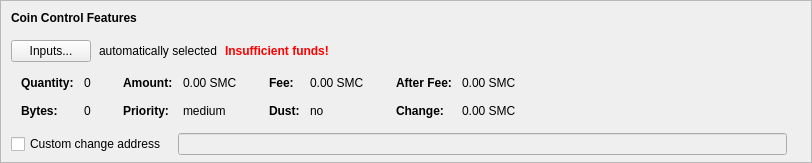
    <widget class="QFrame" name="frameCoinControl">
     <property name="sizePolicy">
      <sizepolicy hsizetype="Expanding" vsizetype="Expanding">
       <horstretch>0</horstretch>
       <verstretch>0</verstretch>
      </sizepolicy>
     </property>
     <property name="maximumSize">
      <size>
       <width>16777215</width>
       <height>16777215</height>
      </size>
     </property>
     <property name="frameShape">
      <enum>QFrame::StyledPanel</enum>
     </property>
     <property name="frameShadow">
      <enum>QFrame::Sunken</enum>
     </property>
     <layout class="QVBoxLayout" name="verticalLayoutCoinControl2">
      <property name="spacing">
       <number>0</number>
      </property>
      <property name="leftMargin">
       <number>0</number>
      </property>
      <property name="topMargin">
       <number>0</number>
      </property>
      <property name="rightMargin">
       <number>0</number>
      </property>
      <property name="bottomMargin">
       <number>6</number>
      </property>
      <item>
       <layout class="QVBoxLayout" name="verticalLayoutCoinControl" stretch="0,0,0,0,1">
        <property name="spacing">
         <number>0</number>
        </property>
        <property name="leftMargin">
         <number>10</number>
        </property>
        <property name="topMargin">
         <number>10</number>
        </property>
        <item>
         <layout class="QHBoxLayout" name="horizontalLayoutCoinControl1">
          <property name="bottomMargin">
           <number>15</number>
          </property>
          <item>
           <widget class="QLabel" name="labelCoinControlFeatures">
            <property name="sizePolicy">
             <sizepolicy hsizetype="Preferred" vsizetype="Maximum">
              <horstretch>0</horstretch>
              <verstretch>0</verstretch>
             </sizepolicy>
            </property>
            <property name="font">
             <font>
              <weight>75</weight>
              <bold>true</bold>
             </font>
            </property>
            <property name="styleSheet">
             <string notr="true">font-weight:bold;</string>
            </property>
            <property name="text">
             <string>Coin Control Features</string>
            </property>
           </widget>
          </item>
         </layout>
        </item>
        <item>
         <layout class="QHBoxLayout" name="horizontalLayoutCoinControl2" stretch="0,0,0,0">
          <property name="spacing">
           <number>8</number>
          </property>
          <property name="bottomMargin">
           <number>10</number>
          </property>
          <item>
           <widget class="QPushButton" name="pushButtonCoinControl">
            <property name="styleSheet">
             <string notr="true"/>
            </property>
            <property name="text">
             <string>Inputs...</string>
            </property>
            <property name="autoDefault">
             <bool>false</bool>
            </property>
           </widget>
          </item>
          <item>
           <widget class="QLabel" name="labelCoinControlAutomaticallySelected">
            <property name="text">
             <string>automatically selected</string>
            </property>
            <property name="margin">
             <number>5</number>
            </property>
           </widget>
          </item>
          <item>
           <widget class="QLabel" name="labelCoinControlInsuffFunds">
            <property name="font">
             <font>
              <weight>75</weight>
              <bold>true</bold>
             </font>
            </property>
            <property name="styleSheet">
             <string notr="true">color:red;font-weight:bold;</string>
            </property>
            <property name="text">
             <string>Insufficient funds!</string>
            </property>
            <property name="margin">
             <number>5</number>
            </property>
           </widget>
          </item>
          <item>
           <spacer name="horizontalSpacerCoinControl">
            <property name="orientation">
             <enum>Qt::Horizontal</enum>
            </property>
            <property name="sizeHint" stdset="0">
             <size>
              <width>40</width>
              <height>1</height>
             </size>
            </property>
           </spacer>
          </item>
         </layout>
        </item>
        <item>
         <widget class="QWidget" name="widgetCoinControl" native="true">
          <property name="sizePolicy">
           <sizepolicy hsizetype="Preferred" vsizetype="Preferred">
            <horstretch>0</horstretch>
            <verstretch>0</verstretch>
           </sizepolicy>
          </property>
          <property name="minimumSize">
           <size>
            <width>0</width>
            <height>0</height>
           </size>
          </property>
          <property name="styleSheet">
           <string notr="true"/>
          </property>
          <layout class="QHBoxLayout" name="horizontalLayoutCoinControl5">
           <property name="leftMargin">
            <number>0</number>
           </property>
           <property name="topMargin">
            <number>0</number>
           </property>
           <property name="rightMargin">
            <number>0</number>
           </property>
           <property name="bottomMargin">
            <number>0</number>
           </property>
           <item>
            <layout class="QHBoxLayout" name="horizontalLayoutCoinControl3" stretch="0,0,0,1">
             <property name="spacing">
              <number>20</number>
             </property>
             <property name="topMargin">
              <number>0</number>
             </property>
             <property name="bottomMargin">
              <number>10</number>
             </property>
             <item>
              <layout class="QFormLayout" name="formLayoutCoinControl1">
               <property name="horizontalSpacing">
                <number>10</number>
               </property>
               <property name="verticalSpacing">
                <number>14</number>
               </property>
               <property name="leftMargin">
                <number>10</number>
               </property>
               <property name="topMargin">
                <number>4</number>
               </property>
               <property name="rightMargin">
                <number>6</number>
               </property>
               <item row="0" column="0">
                <widget class="QLabel" name="labelCoinControlQuantityText">
                 <property name="font">
                  <font>
                   <weight>75</weight>
                   <bold>true</bold>
                  </font>
                 </property>
                 <property name="text">
                  <string>Quantity:</string>
                 </property>
                 <property name="margin">
                  <number>0</number>
                 </property>
                </widget>
               </item>
               <item row="0" column="1">
                <widget class="QLabel" name="labelCoinControlQuantity">
                 <property name="cursor">
                  <cursorShape>IBeamCursor</cursorShape>
                 </property>
                 <property name="contextMenuPolicy">
                  <enum>Qt::ActionsContextMenu</enum>
                 </property>
                 <property name="text">
                  <string notr="true">0</string>
                 </property>
                 <property name="margin">
                  <number>0</number>
                 </property>
                 <property name="textInteractionFlags">
                  <set>Qt::LinksAccessibleByMouse|Qt::TextSelectableByKeyboard|Qt::TextSelectableByMouse</set>
                 </property>
                </widget>
               </item>
               <item row="1" column="0">
                <widget class="QLabel" name="labelCoinControlBytesText">
                 <property name="font">
                  <font>
                   <weight>75</weight>
                   <bold>true</bold>
                  </font>
                 </property>
                 <property name="text">
                  <string>Bytes:</string>
                 </property>
                </widget>
               </item>
               <item row="1" column="1">
                <widget class="QLabel" name="labelCoinControlBytes">
                 <property name="cursor">
                  <cursorShape>IBeamCursor</cursorShape>
                 </property>
                 <property name="contextMenuPolicy">
                  <enum>Qt::ActionsContextMenu</enum>
                 </property>
                 <property name="text">
                  <string notr="true">0</string>
                 </property>
                 <property name="textInteractionFlags">
                  <set>Qt::LinksAccessibleByMouse|Qt::TextSelectableByKeyboard|Qt::TextSelectableByMouse</set>
                 </property>
                </widget>
               </item>
              </layout>
             </item>
             <item>
              <layout class="QFormLayout" name="formLayoutCoinControl2">
               <property name="horizontalSpacing">
                <number>10</number>
               </property>
               <property name="verticalSpacing">
                <number>14</number>
               </property>
               <property name="leftMargin">
                <number>6</number>
               </property>
               <property name="topMargin">
                <number>4</number>
               </property>
               <property name="rightMargin">
                <number>6</number>
               </property>
               <item row="0" column="0">
                <widget class="QLabel" name="labelCoinControlAmountText">
                 <property name="font">
                  <font>
                   <weight>75</weight>
                   <bold>true</bold>
                  </font>
                 </property>
                 <property name="text">
                  <string>Amount:</string>
                 </property>
                 <property name="margin">
                  <number>0</number>
                 </property>
                </widget>
               </item>
               <item row="0" column="1">
                <widget class="QLabel" name="labelCoinControlAmount">
                 <property name="cursor">
                  <cursorShape>IBeamCursor</cursorShape>
                 </property>
                 <property name="contextMenuPolicy">
                  <enum>Qt::ActionsContextMenu</enum>
                 </property>
                 <property name="text">
                  <string notr="true">0.00 SMC</string>
                 </property>
                 <property name="textInteractionFlags">
                  <set>Qt::LinksAccessibleByMouse|Qt::TextSelectableByKeyboard|Qt::TextSelectableByMouse</set>
                 </property>
                </widget>
               </item>
               <item row="1" column="0">
                <widget class="QLabel" name="labelCoinControlPriorityText">
                 <property name="font">
                  <font>
                   <weight>75</weight>
                   <bold>true</bold>
                  </font>
                 </property>
                 <property name="text">
                  <string>Priority:</string>
                 </property>
                </widget>
               </item>
               <item row="1" column="1">
                <widget class="QLabel" name="labelCoinControlPriority">
                 <property name="cursor">
                  <cursorShape>IBeamCursor</cursorShape>
                 </property>
                 <property name="contextMenuPolicy">
                  <enum>Qt::ActionsContextMenu</enum>
                 </property>
                 <property name="text">
                  <string notr="true">medium</string>
                 </property>
                 <property name="textInteractionFlags">
                  <set>Qt::LinksAccessibleByMouse|Qt::TextSelectableByKeyboard|Qt::TextSelectableByMouse</set>
                 </property>
                </widget>
               </item>
              </layout>
             </item>
             <item>
              <layout class="QFormLayout" name="formLayoutCoinControl3">
               <property name="horizontalSpacing">
                <number>10</number>
               </property>
               <property name="verticalSpacing">
                <number>14</number>
               </property>
               <property name="leftMargin">
                <number>6</number>
               </property>
               <property name="topMargin">
                <number>4</number>
               </property>
               <property name="rightMargin">
                <number>6</number>
               </property>
               <item row="0" column="0">
                <widget class="QLabel" name="labelCoinControlFeeText">
                 <property name="font">
                  <font>
                   <weight>75</weight>
                   <bold>true</bold>
                  </font>
                 </property>
                 <property name="text">
                  <string>Fee:</string>
                 </property>
                 <property name="margin">
                  <number>0</number>
                 </property>
                </widget>
               </item>
               <item row="0" column="1">
                <widget class="QLabel" name="labelCoinControlFee">
                 <property name="cursor">
                  <cursorShape>IBeamCursor</cursorShape>
                 </property>
                 <property name="contextMenuPolicy">
                  <enum>Qt::ActionsContextMenu</enum>
                 </property>
                 <property name="text">
                  <string notr="true">0.00 SMC</string>
                 </property>
                 <property name="textInteractionFlags">
                  <set>Qt::LinksAccessibleByMouse|Qt::TextSelectableByKeyboard|Qt::TextSelectableByMouse</set>
                 </property>
                </widget>
               </item>
               <item row="1" column="0">
                <widget class="QLabel" name="labelCoinControlLowOutputText">
                 <property name="font">
                  <font>
                   <weight>75</weight>
                   <bold>true</bold>
                  </font>
                 </property>
                 <property name="text">
                  <string>Dust:</string>
                 </property>
                </widget>
               </item>
               <item row="1" column="1">
                <widget class="QLabel" name="labelCoinControlLowOutput">
                 <property name="cursor">
                  <cursorShape>IBeamCursor</cursorShape>
                 </property>
                 <property name="contextMenuPolicy">
                  <enum>Qt::ActionsContextMenu</enum>
                 </property>
                 <property name="text">
                  <string notr="true">no</string>
                 </property>
                 <property name="textInteractionFlags">
                  <set>Qt::LinksAccessibleByMouse|Qt::TextSelectableByKeyboard|Qt::TextSelectableByMouse</set>
                 </property>
                </widget>
               </item>
              </layout>
             </item>
             <item>
              <layout class="QFormLayout" name="formLayoutCoinControl4">
               <property name="horizontalSpacing">
                <number>10</number>
               </property>
               <property name="verticalSpacing">
                <number>14</number>
               </property>
               <property name="leftMargin">
                <number>6</number>
               </property>
               <property name="topMargin">
                <number>4</number>
               </property>
               <property name="rightMargin">
                <number>6</number>
               </property>
               <item row="0" column="0">
                <widget class="QLabel" name="labelCoinControlAfterFeeText">
                 <property name="font">
                  <font>
                   <weight>75</weight>
                   <bold>true</bold>
                  </font>
                 </property>
                 <property name="text">
                  <string>After Fee:</string>
                 </property>
                 <property name="margin">
                  <number>0</number>
                 </property>
                </widget>
               </item>
               <item row="0" column="1">
                <widget class="QLabel" name="labelCoinControlAfterFee">
                 <property name="cursor">
                  <cursorShape>IBeamCursor</cursorShape>
                 </property>
                 <property name="contextMenuPolicy">
                  <enum>Qt::ActionsContextMenu</enum>
                 </property>
                 <property name="text">
                  <string notr="true">0.00 SMC</string>
                 </property>
                 <property name="textInteractionFlags">
                  <set>Qt::LinksAccessibleByMouse|Qt::TextSelectableByKeyboard|Qt::TextSelectableByMouse</set>
                 </property>
                </widget>
               </item>
               <item row="1" column="0">
                <widget class="QLabel" name="labelCoinControlChangeText">
                 <property name="font">
                  <font>
                   <weight>75</weight>
                   <bold>true</bold>
                  </font>
                 </property>
                 <property name="text">
                  <string>Change:</string>
                 </property>
                </widget>
               </item>
               <item row="1" column="1">
                <widget class="QLabel" name="labelCoinControlChange">
                 <property name="cursor">
                  <cursorShape>IBeamCursor</cursorShape>
                 </property>
                 <property name="contextMenuPolicy">
                  <enum>Qt::ActionsContextMenu</enum>
                 </property>
                 <property name="text">
                  <string notr="true">0.00 SMC</string>
                 </property>
                 <property name="textInteractionFlags">
                  <set>Qt::LinksAccessibleByMouse|Qt::TextSelectableByKeyboard|Qt::TextSelectableByMouse</set>
                 </property>
                </widget>
               </item>
              </layout>
             </item>
            </layout>
           </item>
          </layout>
         </widget>
        </item>
        <item>
         <layout class="QHBoxLayout" name="horizontalLayoutCoinControl4" stretch="0,0,0">
          <property name="spacing">
           <number>12</number>
          </property>
          <property name="sizeConstraint">
           <enum>QLayout::SetDefaultConstraint</enum>
          </property>
          <property name="topMargin">
           <number>5</number>
          </property>
          <property name="rightMargin">
           <number>5</number>
          </property>
          <item>
           <widget class="QCheckBox" name="checkBoxCoinControlChange">
            <property name="toolTip">
             <string>If this is activated, but the change address is empty or invalid, change will be sent to a newly generated address.</string>
            </property>
            <property name="text">
             <string>Custom change address</string>
            </property>
           </widget>
          </item>
          <item>
           <widget class="QValidatedLineEdit" name="lineEditCoinControlChange">
            <property name="enabled">
             <bool>false</bool>
            </property>
            <property name="sizePolicy">
             <sizepolicy hsizetype="Expanding" vsizetype="Fixed">
              <horstretch>0</horstretch>
              <verstretch>0</verstretch>
             </sizepolicy>
            </property>
           </widget>
          </item>
          <item>
           <widget class="QLabel" name="labelCoinControlChangeLabel">
            <property name="sizePolicy">
             <sizepolicy hsizetype="Preferred" vsizetype="Expanding">
              <horstretch>0</horstretch>
              <verstretch>0</verstretch>
             </sizepolicy>
            </property>
            <property name="minimumSize">
             <size>
              <width>0</width>
              <height>0</height>
             </size>
            </property>
            <property name="text">
             <string/>
            </property>
            <property name="margin">
             <number>3</number>
            </property>
           </widget>
          </item>
         </layout>
        </item>
        <item>
         <spacer name="verticalSpacerCoinControl">
          <property name="orientation">
           <enum>Qt::Vertical</enum>
          </property>
          <property name="sizeHint" stdset="0">
           <size>
            <width>800</width>
            <height>1</height>
           </size>
          </property>
         </spacer>
        </item>
       </layout>
      </item>
     </layout>
    </widget>
